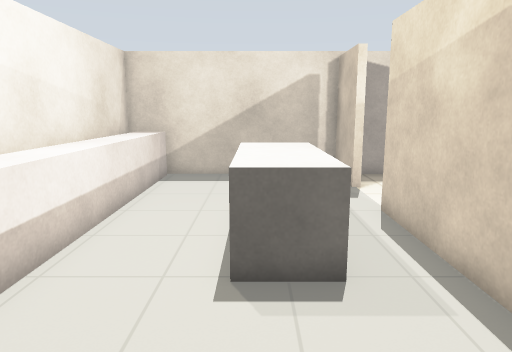
[1] (above)

24 first-person views from a walk through a robot-simulator world made for Gazebo. The camera is 1.3 m above the floor, tilts 10° down and sees 70° across. The floor is counted in squares, 0.5 m on a side. Each view is taken from the middle of a square. On the plan, view 1 faces up. The plan holds only what a view shows up to about 20 squares ahead; the rest is blank.

[2]
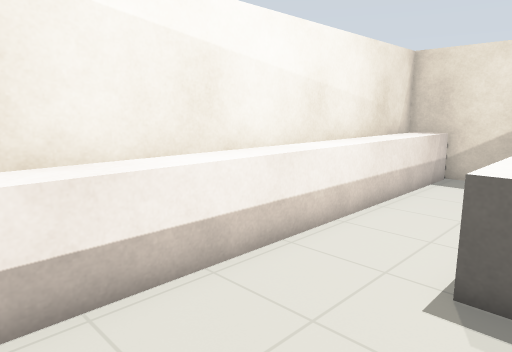

[3]
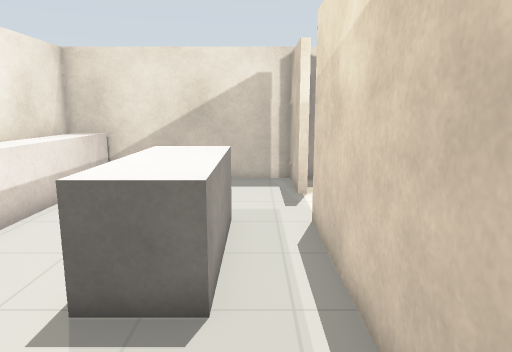

[4]
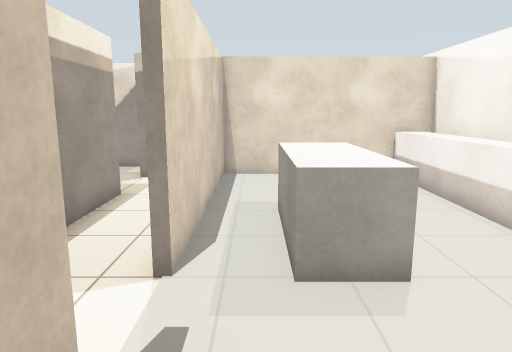

[5]
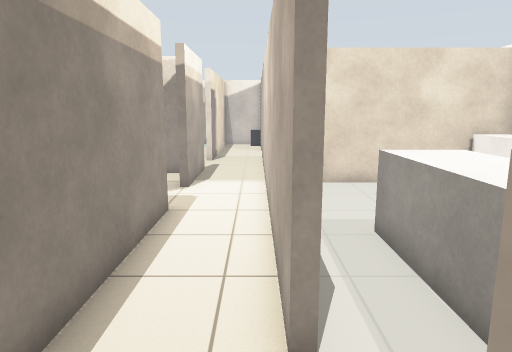

[6]
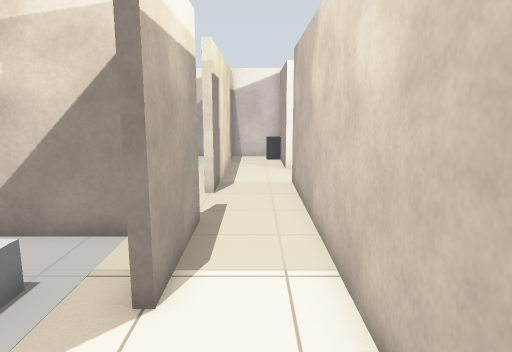

[7]
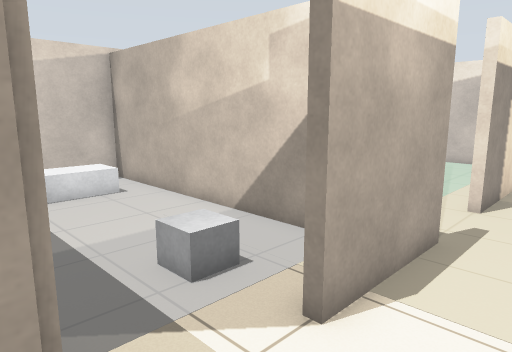

[8]
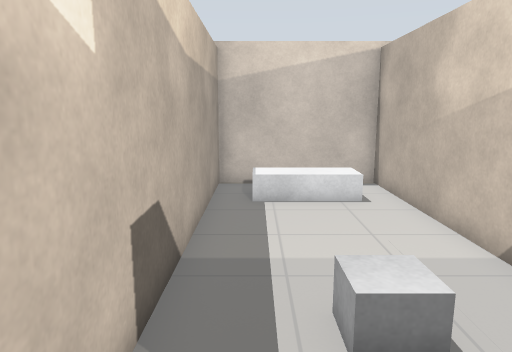

[9]
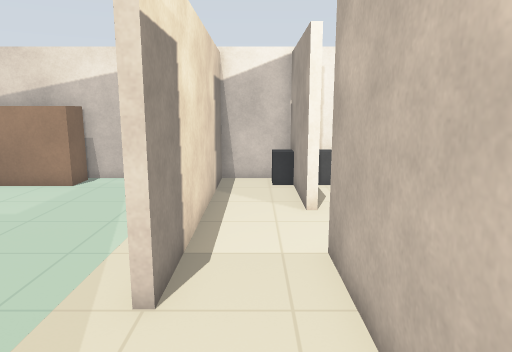

[10]
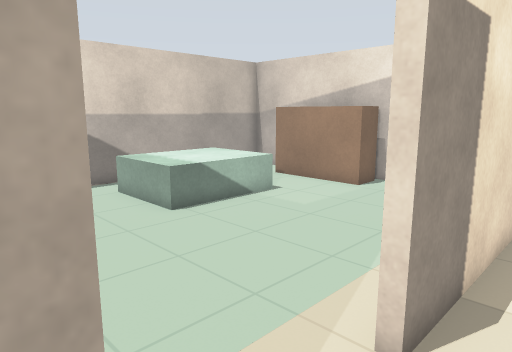

[11]
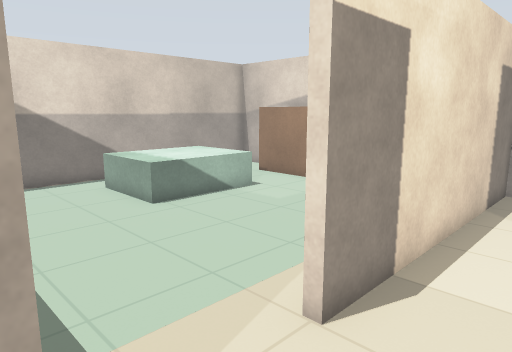

[12]
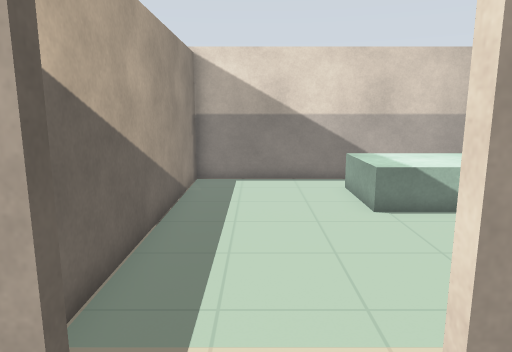

[13]
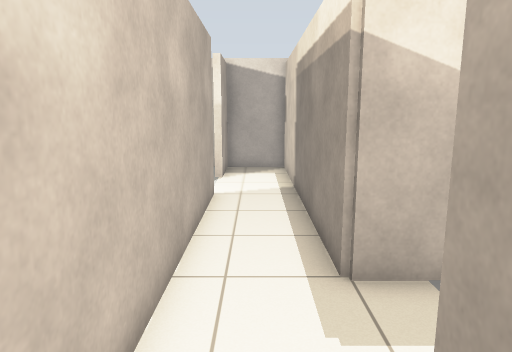

[14]
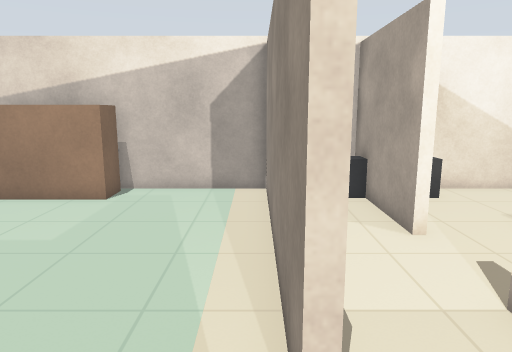

[15]
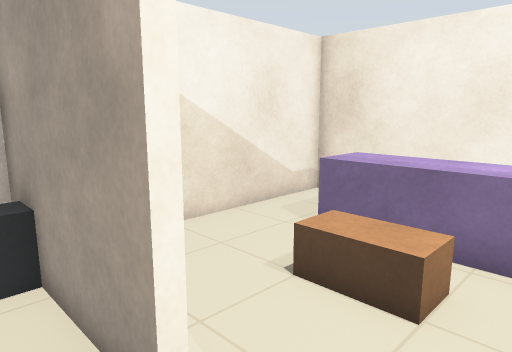

[16]
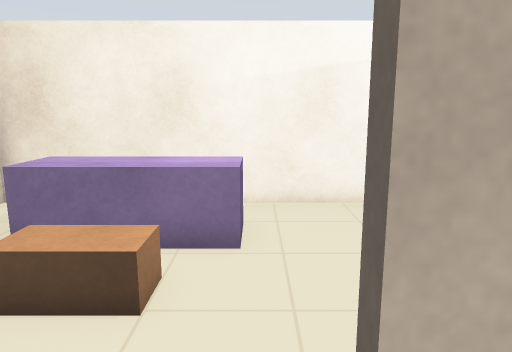

[17]
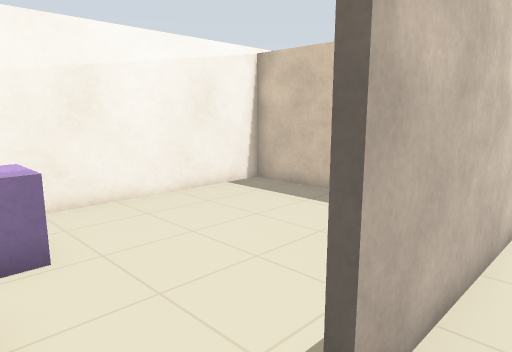

[18]
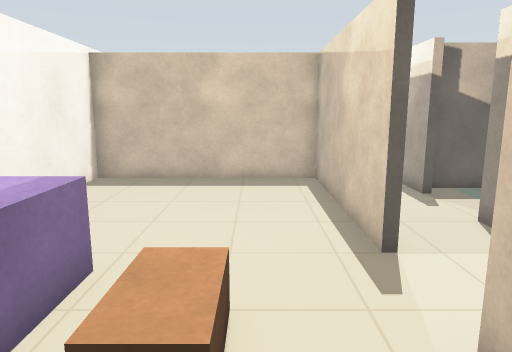

[19]
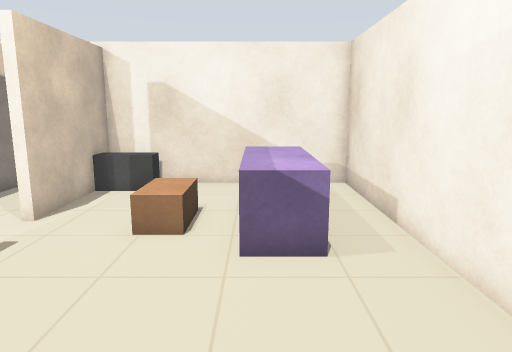

[20]
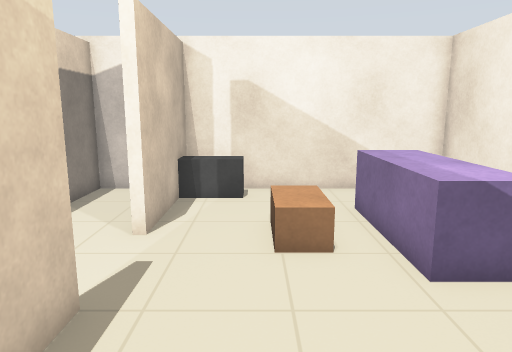

[21]
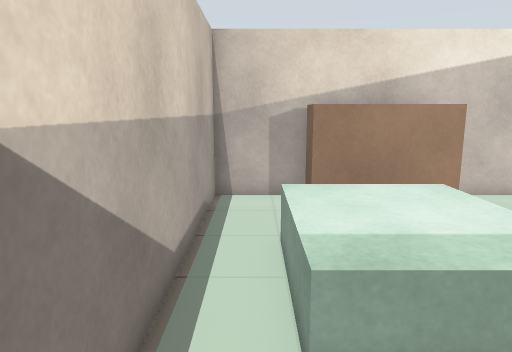

[22]
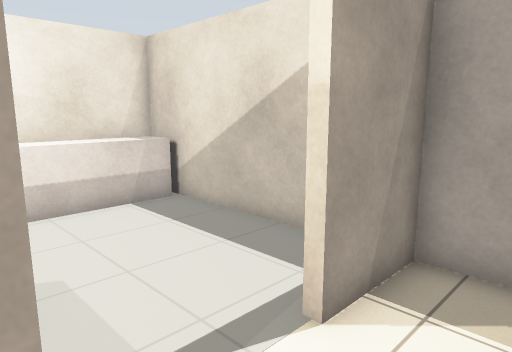

[23]
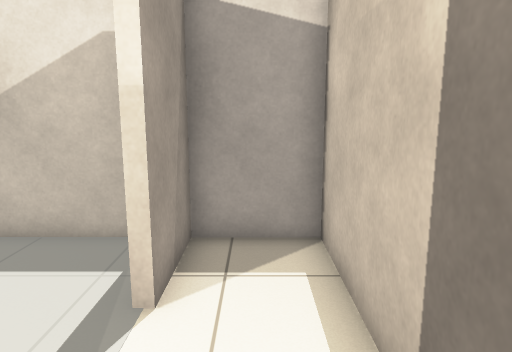

[24]
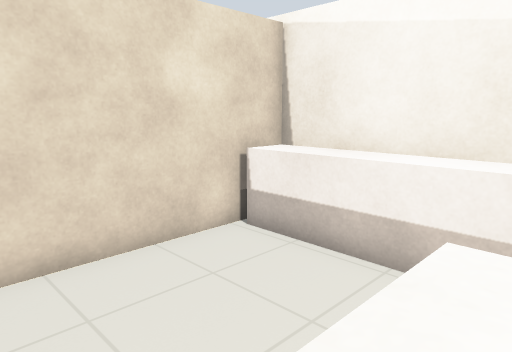

### Floor plan
Points are (right, up) in squares from view 1. A wall is a line through its corners. A room is listed if a view was taken in it or the views show most of it. See-through windows are left out.
Room 1 (views 1, 2, 3, 4, 24)
walls: (3.4, 12.5) (3.4, 15.3) (-5.3, 15.3); (-5.3, -0.3) (3.4, -0.3) (3.4, 9.5)
ways out: opening at (3, 11) to room 2
objects: counter (-5, 0) to (-4, 15); white box (0, 6) to (1, 9)
Room 2 (views 5, 6, 7, 8, 9, 10, 11, 12, 13, 22, 23)
walls: (7.1, -2.4) (18.3, -2.4) (18.3, 3.3) (6.3, 3.3) (6.3, 15.3) (3.6, 15.3) (3.6, 12.5) (3.4, 12.5); (6.8, -3.5) (6.3, -3.5) (6.3, 0.5) (6.8, 0.5); (3.4, 9.5) (3.6, 9.5) (3.6, -6.5)
ways out: opening at (3, 11) to room 1; opening at (6, -5) to room 3; opening at (4.5, -7.5) to room 4
objects: white box (9, 0) to (9, 1); white box (16, -1) to (17, 2)
Room 3 (views 14, 21)
walls: (6.3, -6.5) (6.6, -6.5) (6.6, -15.9); (15.4, -16.3) (18.3, -16.3) (18.3, -2.7) (7, -2.7); (6.6, -16.3) (11.6, -16.3)
ways out: opening at (6, -5) to room 2
objects: wardrobe (12, -16) to (15, -15); white box (14, -12) to (16, -8)
Room 4 (views 15, 16, 17, 18, 19, 20)
walls: (3.6, -6.5) (3.6, -8.5) (3.4, -8.5) (3.4, -0.6) (-5.3, -0.6) (-5.3, -16.3) (3.4, -16.3) (3.4, -11.5) (3.6, -11.5) (3.6, -16.3) (6.3, -16.3) (6.3, -6.5)
ways out: opening at (4.5, -7.5) to room 2
objects: purple box (-3, -13) to (-2, -10); brown box (0, -12) to (0, -11); TV cabinet (2, -15) to (4, -15)

Where each view was taken, in squares from view 1:
view 1: 0 up, 0 right, facing up
view 2: 0 up, 1 right, facing up-left
view 3: 1 up, 2 right, facing up
view 4: 15 up, 2 right, facing down
view 5: 13 up, 4 right, facing down
view 6: 5 up, 5 right, facing down
view 7: 4 up, 4 right, facing down-right
view 8: 2 up, 5 right, facing right
view 9: 2 down, 5 right, facing down
view 10: 3 down, 5 right, facing down-right
view 11: 3 down, 4 right, facing down-right
view 12: 5 down, 4 right, facing right
view 13: 2 down, 5 right, facing up
view 14: 4 down, 7 right, facing down
view 15: 9 down, 5 right, facing down-left
view 16: 9 down, 5 right, facing left
view 17: 11 down, 5 right, facing up-left
view 18: 15 down, 1 right, facing up
view 19: 3 down, 2 left, facing down
view 20: 4 down, 1 right, facing down
view 21: 5 down, 17 right, facing down
view 22: 9 up, 6 right, facing up-left
view 23: 8 up, 5 right, facing up
view 24: 6 up, 2 right, facing down-left
